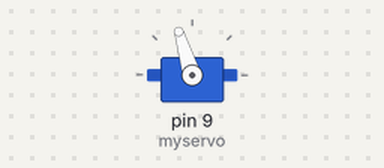
The sketch below on a simulated Arduino Uno, built with avr-gcc and run on an emulated ATmega328P. Shown: servo.

Above: at 2.05 s.
At 2.55 s:
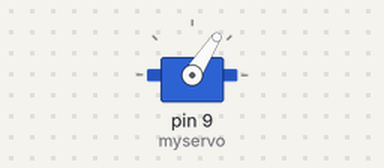
At 10.15 s:
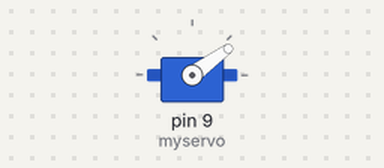
At 18.35 s:
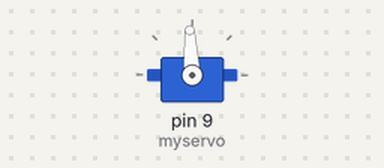
Timing chart, 0 to 26.1 s (numbered marks = the images above):
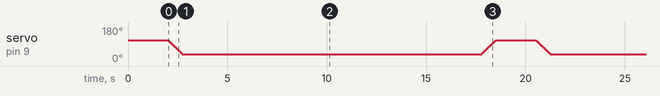

The sketch:

water-dispense.ino
```cpp
//for matcha dispenser
#include <Servo.h>

Servo myservo;  // create servo object to control a servo
// twelve servo objects can be created on most boards

int pos = 0;    // variable to store the servo position

void setup() {
  myservo.attach(9);  // attaches the servo on pin 9 to the servo object
  myservo.write(110);
  delay(2000);
}

void loop() {
  //myservo.write(0);
  for(pos = 110; pos>35; pos--){
    myservo.write(pos);
    delay(10);
  }
  delay(15000);
  for(pos = 35; pos<110; pos++){
    myservo.write(pos);
    delay(10);
  }
  delay(2000);
}
```
